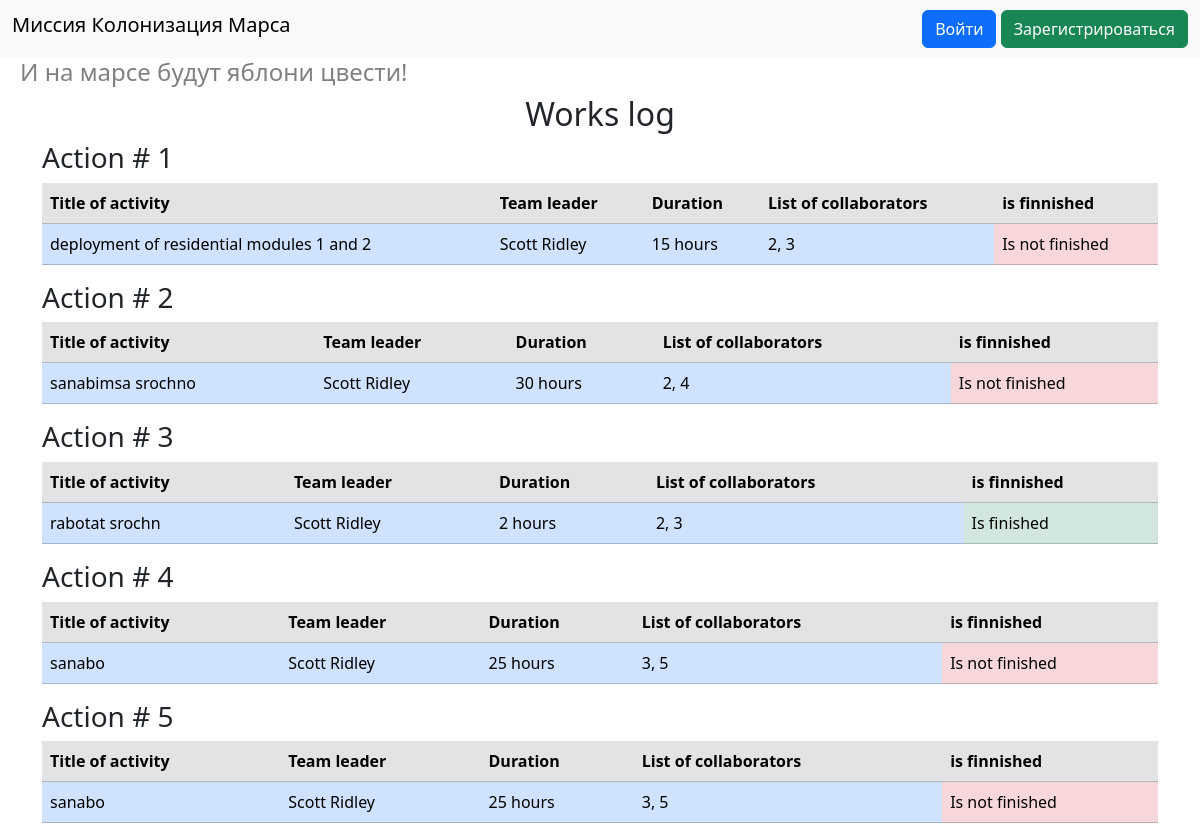
/index, run on the app's committed database.
### data/jobs.py (models this page shows)
class Jobs(SqlAlchemyBase, SerializerMixin):
    __tablename__ = 'jobs'
    id = Column(Integer, primary_key=True, autoincrement=True)
    team_leader = Column(Integer, ForeignKey('users.id'))
    job = Column(String)
    work_size = Column(Integer)
    collaborators = Column(String)
    start_date = Column(DateTime)
    end_date = Column(DateTime)
    is_finished = Column(Boolean)
    user = orm.relationship('User')

### data/users.py (models this page shows, shortened)
class User(SqlAlchemyBase, UserMixin, SerializerMixin):
    __tablename__ = 'users'
    id = Column(Integer, primary_key=True, autoincrement=True)
    surname = Column(String)
    name = Column(String)
    age = Column(Integer)
    position = Column(String)
    speciality = Column(String)
    address = Column(String)
    email = Column(String, unique=True)
    hashed_password = Column(String)
    modified_date = Column(DateTime)
    jobs = orm.relationship('Jobs', back_populates='user')
    def __repr__(self):
        return f'<Colonist> {self.id} {self.surname} {self.name}'

### app.py (the view)
@app.route("/")
@app.route("/index")
def index():
    session = db_session.create_session()
    result = session.query(Jobs, User).join(
        User,
        Jobs.team_leader == User.id
    )
    for i in result:
        print(i)
    return render_template("index.html", title="Это база", result=result)

### data/db_session.py (called while the page is built)
def create_session() -> Session:
    global __factory
    return __factory()

### templates/index.html
{% extends "base.html" %}
{% block content %}
<div class="container">
    <div class="row">
        <div class="col">
            <h2 class="text-center">Works log</h2>
        </div>
    </div>
    {% for jobs, user in result %}
    <div class="row">
        <div class="col">
            <h3>Action # {{ jobs.id }}</h3>
        </div>
    </div>
    <div class="row">
        <div class="col">
            <table class="table">
                <tr class="table-secondary">
                    <th>Title of activity</th>
                    <th>Team leader</th>
                    <th>Duration</th>
                    <th>List of collaborators</th>
                    <th>is finnished</th>
                </tr>
                <tr class="table-primary">
                    <td>{{ jobs.job }}</td>
                    <td>{{ user.surname }} {{ user.name }}</td>
                    <td>{{ jobs.work_size }} hours</td>
                    <td>{{ jobs.collaborators }}</td>
                    {% if jobs.is_finished %}
                    <td class="table-success">Is finished</td>
                    {% else %}
                    <td class="table-danger">Is not finished</td>
                    {% endif %}
                </tr>
            </table>
        </div>
    </div>
    {% endfor %}
</div>
{% endblock %}

### data on the page
Jobs: id "1", job "deployment of residential modules 1 and 2", surname "Scott", name "Ridley", work_size "15", collaborators "2, 3", is_finished "Is not finished"
Jobs: id "2", job "sanabimsa srochno", surname "Scott", name "Ridley", work_size "30", collaborators "2, 4", is_finished "Is not finished"
Jobs: id "3", job "rabotat srochn", surname "Scott", name "Ridley", work_size "2", collaborators "2, 3", is_finished "Is finished"
Jobs: id "4", job "sanabo", surname "Scott", name "Ridley", work_size "25", collaborators "3, 5", is_finished "Is not finished"
Jobs: id "5", job "sanabo", surname "Scott", name "Ridley", work_size "25", collaborators "3, 5", is_finished "Is not finished"
